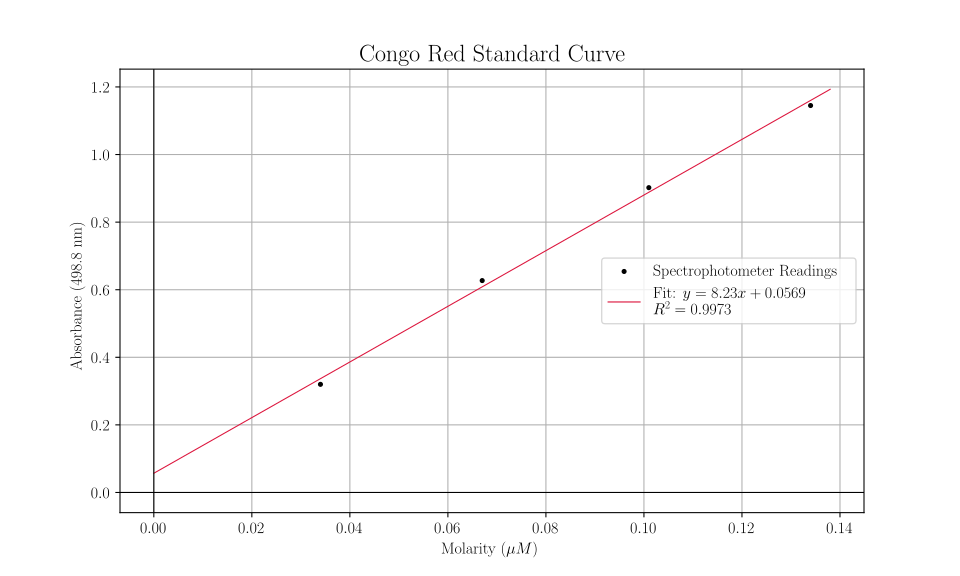

Write Python code to recreate this figure.
import numpy as np # type: ignore
import matplotlib.pyplot as plt # type: ignore
from scipy.stats import linregress # type: ignore

# Data points
x = np.array([0.034, 0.067, 0.101, 0.134])
y = np.array([0.320, 0.627, 0.902, 1.145])

# Perform linear regression
slope, intercept, r_value, p_value, std_err = linregress(x, y)

# Define the regression line
x_fit = np.linspace(-0, 0.138, 10)  # Extend the range to cover the full x-axis
regression_line = slope * x_fit + intercept

# Set up LaTeX rendering
plt.rc('text', usetex=True)
plt.rc('font', family='serif')

# Font Settings
plt.rc('font', size=12)          # controls default text sizes
plt.rc('axes', titlesize=18)    # fontsize of the axes title

# Plot the data points and regression line
plt.figure(figsize=(10, 6))
plt.scatter(x, y, color='black', s=8, label='Spectrophotometer Readings')  # Adjust the 's' parameter to make dots smaller
plt.plot(x_fit, regression_line, linewidth = 0.8, color='#DC143C', label=rf'Fit: $y = {slope:.2f}x + {intercept:.4f}$' '\n' rf'$R^2 = {r_value**2:.4f}$')

# Darken the axes at x=0 and y=0
plt.axhline(0, color='black', linewidth=0.8)
plt.axvline(0, color='black', linewidth=0.8)

# Add titles and labels
plt.title(r'Congo Red Standard Curve')
plt.xlabel(r'Molarity ($ \mu M$)')
plt.ylabel(r'Absorbance (498.8 nm)')
plt.legend()

# Save plot
plt.grid(True)
plt.savefig("congoRed.svg", format="svg")
